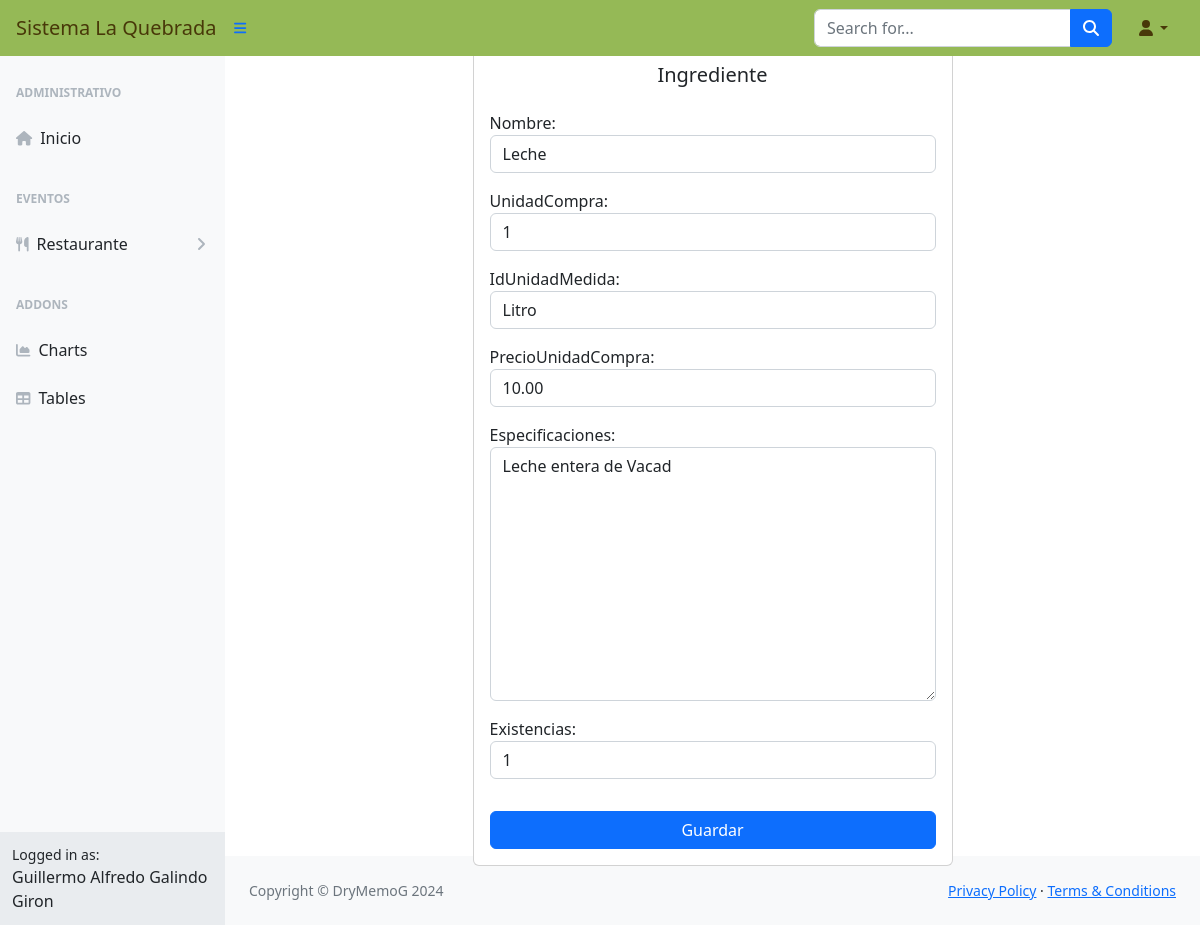
Screenshot of /gper/ingrediente/1/edit/ (signed in) with the database file from the repository.
### gper/models.py (models this page shows, shortened)
class Ingrediente(models.Model):
    idIngrediente = models.AutoField(primary_key=True)
    nombre = models.CharField(max_length=255)
    unidadCompra = models.IntegerField()
    idUnidadMedida = models.ForeignKey(UnidadMedida, on_delete=models.CASCADE)
    precioUnidadCompra = models.DecimalField(max_digits=10, decimal_places=2, blank=False, null=False)
    especificaciones = models.TextField(blank=True, null=True)
    existencias = models.IntegerField()

class UnidadMedida(models.Model):
    idUnidadMedida = models.AutoField(primary_key=True)
    unidad = models.CharField(max_length=255, blank=False, null=False, error_messages="El campo no puede estar vacío")
    def __str__(self):
        return self.unidad

### gper/views.py (the view)
# urls.py: path('ingrediente/<int:pk>/edit/', views.IngredienteUpdateView.as_view(), name= "IngredienteEdit"),
class IngredienteUpdateView(LoginRequiredMixin, UpdateView):
    model = Ingrediente
    form_class = IngredienteForm
    template_name = 'Ingredientes/IngredienteForm.html'
    success_url = reverse_lazy("IngredienteList")

### gper/forms.py
class IngredienteForm(forms.ModelForm):
    class Meta:
        model = Ingrediente
        fields = ("nombre", "unidadCompra", "idUnidadMedida", "precioUnidadCompra", "especificaciones","existencias",)
    def __init__(self, *args, **kwargs):
        super(IngredienteForm, self).__init__(*args, **kwargs)
        for field in self.fields.values():
            field.widget.attrs.update({'class': 'form-control'})

### gper/templates/Ingredientes/IngredienteForm.html (shortened to what this page needs)
{% extends 'base_generic.html' %}
{% block content %}
<div class="d-flex justify-content-center align-items-center vh-100">
    <div class="card" style="width: 30rem;">
        <div class="card-body">
            <h5 class="card-title text-center mb-4">Ingrediente</h5>
            <form method="post">
                {{ form.as_p }}
                <button type="submit" class="btn btn-primary w-100 mt-3">Guardar</button>
            </form>
        </div>
    </div>
</div>
{% endblock %}

### gper/templates/base_generic.html (shortened to what this page needs)
<!DOCTYPE html>
<html lang="en">
<head>
    <link href="https://cdn.jsdelivr.net/npm/bootstrap@5.3.3/dist/css/bootstrap.min.css" rel="stylesheet">
    {% load static %}
    <link rel="stylesheet" href="{% static 'css/styles.css' %}">
</head>
<body>
    <nav class="sb-topnav navbar navbar-expand navbar-quebrada bg-quebrada">
        <a class="navbar-brand ps-3" href="{% url 'MainPage' %}">Sistema La Quebrada</a>
        <button class="btn btn-link btn-sm order-1 order-lg-0 me-4 me-lg-0" id="sidebarToggle" href="#!"><i class="fas fa-bars"></i></button>
        <form class="d-none d-md-inline-block form-inline ms-auto me-0 me-md-3 my-2 my-md-0">
            <div class="input-group">
                <input class="form-control" type="text" placeholder="Search for..." aria-label="Search for..." aria-describedby="btnNavbarSearch" />
                <button class="btn btn-primary" id="btnNavbarSearch" type="button"><i class="fas fa-search"></i></button>
            </div>
        </form>
        <ul class="navbar-nav ms-auto ms-md-0 me-3 me-lg-4">
            <li class="nav-item dropdown">
                <a class="nav-link dropdown-toggle" id="navbarDropdown" href="#" role="button" data-bs-toggle="dropdown" aria-expanded="false"><i class="fas fa-user fa-fw"></i></a>
            </li>
        </ul>
    </nav>
    <div id="layoutSidenav">
        <div id="layoutSidenav_nav">
            <nav class="sb-sidenav accordion sb-sidenav-light" id="sidenavAccordion">
                <div class="sb-sidenav-menu">
                    <div class="nav">
                        <div class="sb-sidenav-menu-heading">Administrativo</div>
                        <a class="nav-link" href="{% url 'MainPage' %}">
                            <div class="sb-nav-link-icon"><i class="fas fa-house"></i></div>
                            Inicio
                        </a>
                        <div class="sb-sidenav-menu-heading">Eventos</div>
                        <a class="nav-link collapsed" href="#" data-bs-toggle="collapse" data-bs-target="#collapseRestaurante" aria-expanded="false" aria-controls="collapseRestaurante">
                            <div class="sb-nav-link-icon"><i class="fas fa-utensils"></i></div>
                            Restaurante
                            <div class="sb-sidenav-collapse-arrow"><i class="fas fa-angle-down"></i></div>
                        </a>
                        <div class="sb-sidenav-menu-heading">Addons</div>
                        <a class="nav-link" href="charts.html">
                            <div class="sb-nav-link-icon"><i class="fas fa-chart-area"></i></div>
                            Charts
                        </a>
                        <a class="nav-link" href="tables.html">
                            <div class="sb-nav-link-icon"><i class="fas fa-table"></i></div>
                            Tables
                        </a>
                    </div>
                </div>
                <div class="sb-sidenav-footer">
                    <div class="small">Logged in as:</div>
                    {% if user.is_authenticated %}
                        {{ user.get_full_name }}
                    {% else %}
                        Guest
                    {% endif %}
                </div>
            </nav>
        </div>
        <div id="layoutSidenav_content">
            <div class="container-fluid">
                {% block content %}{% endblock %}
            </div>
            <footer class="py-4 bg-light mt-auto">
                <div class="container-fluid px-4">
                    <div class="d-flex align-items-center justify-content-between small">
                        <div class="text-muted">Copyright &copy; DryMemoG 2024</div>
                        <div>
                            <a href="#">Privacy Policy</a>
                            &middot;
                            <a href="#">Terms &amp; Conditions</a>
                        </div>
                    </div>
                </div>
            </footer>
        </div>
    </div>
</body>
</html>

### rows the page displays
Ingrediente: nombre "Leche", unidadCompra "1", precioUnidadCompra "10.00", especificaciones "Leche entera de Vacad", existencias "1"
UnidadMedida: idUnidadMedida "Litro"

### other values shown
{{ user.get_full_name }} "Guillermo Alfredo Galindo Giron"
